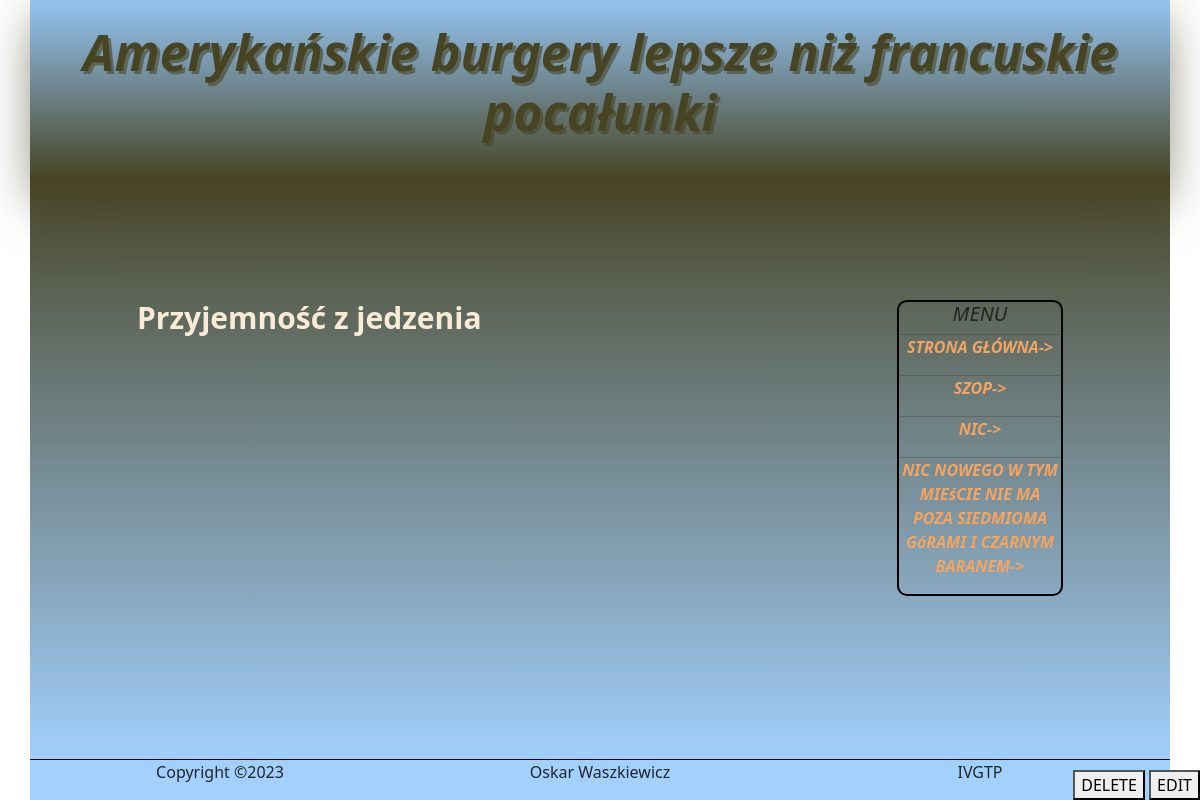
Page /templatePage.php?id=9 on the committed database.
### tables this page shows
CREATE TABLE "Pages" (
	"id"	INTEGER NOT NULL UNIQUE,
	"title"	TEXT NOT NULL,
	"subtitle"	TEXT,
	"content"	TEXT,
	"color"	TEXT,
	PRIMARY KEY("id" AUTOINCREMENT)
);

### templatePage.php (the view, shortened to what this page needs)
<?php
include("./Scripts/php/connectToDb.php");
$query = $db->query("SELECT * FROM `Pages`");
$rowsAll = $query -> fetchAll(PDO::FETCH_ASSOC);
$query = $db->query("SELECT * FROM `Pages` WHERE id=".$_GET["id"]."");
$rows = $query -> fetchAll(PDO::FETCH_ASSOC);
?>
<!DOCTYPE html>
<html lang="pl">
    <head>
        <link rel="stylesheet" href="./Source/HomePageContent/PageCss/style.css">
        <link href="https://cdn.jsdelivr.net/npm/bootstrap@5.3.0-alpha1/dist/css/bootstrap.min.css" rel="stylesheet">
    </head>
    <body>
        <div class="container" style="background-image: linear-gradient(<?php print ($rows[0]["color"]) ?> 20%, rgba(153, 204, 255, 0.9) 96%)">
            <div class="row">
                <div class="col-12 banner" style="background-image: linear-gradient(rgba(153, 204, 255, 0.9) 4%, <?php print ($rows[0]["color"]."cc") ?> 90%); box-shadow: 0px 10px 50px -10px <?php print ($rows[0]["color"]."cc") ?>;">
                    <h1 class="title" style="color: <?php print $rows[0]["color"] ?>; text-shadow: 3px 3px <?php print ($rows[0]["color"]."99") ?>"><?php print $rows[0]["title"] ?></h1>
                </div>
            </div>
            <div class="row pb-5">
                <div class="col-7 offset-1">
                    <div class="content">
                        <h3 class="subtitle"><?php print $rows[0]["subtitle"] ?></h3>
                    </div>
                </div>
                <div class="col-2 offset-1">
                    <div class="menu">
                        <h5>MENU</h5>
                            <hr style="margin: 0">
                            <p><a href="index.php" class="menuLink">STRONA GŁÓWNA-></a></p>
                            <?php
                            $maxNumber = 3;
                            for($i = 0; $i < $maxNumber; $i++) {
                                if(isset($rowsAll[$i]["title"])){
                                    echo '
                                        <hr style="margin: 0">
                                        <p><a href="templatePage.php?id='.$rowsAll[$i]["id"].'" class="menuLink">'.strtoupper($rowsAll[$i]["title"]).'-></a></p>
                                    ';
                                }
                            }
                            ?>
                    </div>
                </div>
            </div>
            <div class="row footer">
                <p class="col-4">
                    Copyright &copy;2023
                </p>
                <p class="col-4">
                    Oskar Waszkiewicz
                </p>
                <p class="col-4">
                    IVGTP
                </p>
            </div>
        </div>
        <div class="workingButtons">
            <button data-bs-toggle="modal" data-bs-target="#deleteModal">DELETE</button>
            <button data-bs-toggle="modal" data-bs-target="#changeModal">EDIT</button>
        </div>
    </body>
</html>

### Source/HomePageContent/PageCss/style.css (style rules this page uses)
.container { min-height: 100vh; position: relative; background-image: linear-gradient(rgb(51, 100, 100) 20%, rgba(153, 204, 255, 0.9) 96%); }
.banner { height: 200px; background-image: linear-gradient(rgba(153, 204, 255, 0.9) 4%, rgba(51, 102, 102, 0.8) 90%); box-shadow: 0px 10px 50px -10px rgba(51, 102, 102, 0.8); }
.title { font-weight: bolder; font-style: italic; font-family: 'Segoe UI', Tahoma, Geneva, Verdana, sans-serif; font-size: 50px; text-align: center; margin-top: 2%; color: rgb(29, 71, 54); text-shadow: 3px 3px hsla(156, 42%, 20%, 0.6); }
.subtitle { color: antiquewhite; font-weight: bolder; font-family: 'Segoe UI', Tahoma, Geneva, Verdana, sans-serif; font-size: 30px; }
.content { margin-top: 100px; }
.menu { min-height: 200px; border: black 2px solid; border-radius: 10px; margin-top: 100px; text-align: center; font-weight: bolder; font-style: italic; }
.menuLink { text-decoration: none; color: sandybrown; }
.footer { text-align: center; border-top: 1px black solid; position: absolute; bottom: 0; width: 100%; }
.workingButtons { position:absolute; bottom:0; right:0; }

### rows in the picture
pages: title "Amerykańskie burgery lepsze niż francuskie pocałunki", subtitle "Przyjemność z jedzenia"
pages: title "SZOP"
pages: title "NIC"
pages: title "NIC NOWEGO W TYM MIEśCIE NIE MA POZA SIEDMIOMA GóRAMI I CZARNYM BARANEM"
